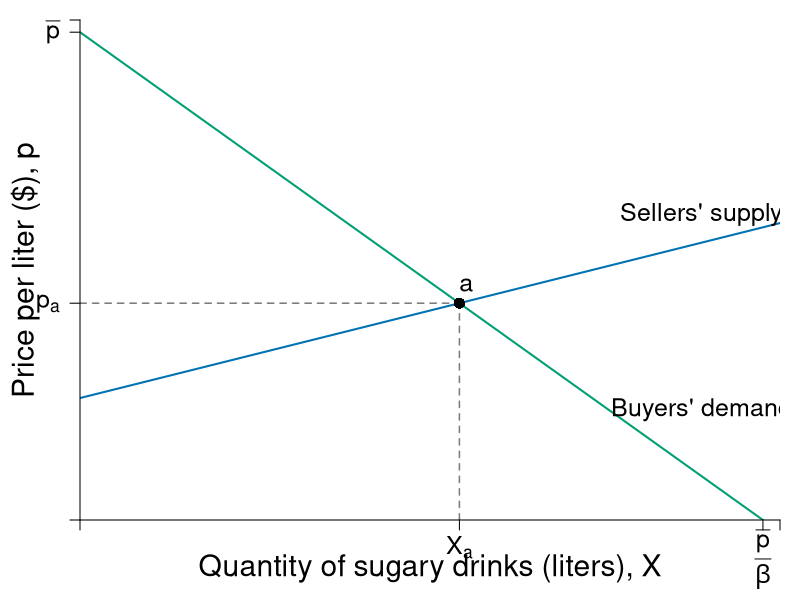

Write the R code that produced this figure.
require(shape)
library(tidyverse)
pdf(file = "firmmarketsupply/sugar_tax_efficiency_nosurplus.pdf", width = 9, height = 7)

#Set parameters for graphics
axislabelsize <- 1.8
labelsize <- 1.5
namesize <- 1.8
annotatesize <- 1.5
graphlinewidth <- 2
segmentlinewidth <- 1.5

COL <- c("#7fc97f", "#beaed4", "#fdc086", "#ffff99", "#386cb0", "#f0027f", "#bf5b17", "#666666")
COLA <- c("#e0f3db", "#99d8c9","#66c2a4","#41ae76", "#238b45", "#005824")
COLB <- c("#c6dbef", "#4eb3d3", "#2b8cbe", "#0868ac","#084081")
COLC <- c("#fcfbfd", "#efedf5", "#dadaeb", "#bcbddc", "#9e9ac8", "#807dba", "#6a51a3", "#54278f", "#3f007d")
Grays <- gray.colors(25, start = 1, end = 0)
CBCols <- c("#009E73","#0072B2","#E69F00")

par(mar =  c(4, 4, 1, 1))

mrsA <- function(x, rmax = 20, xmax = 10) {
  rmax - (rmax/xmax)*x
}

uA <- function(x, y, rmax = 20, xmax = 10) {
  y + rmax*x - (1/2)(rmax/xmax)*x^2
}

Qs <- function(x, slope = 0.7, tax = 0){
  slope*x + 5 + tax
}

Qs_tax<- function(x, slope = 0.7, tax = 3.5){
  slope*x + 5 + tax
}

xlims <- c(0, 10.25)
ylims <- c(0, 20.5)

npts <- 501 
x <- seq(xlims[1], xlims[2], length.out = npts)
y <- seq(ylims[1], ylims[2], length.out = npts) 
a <- c(46.08, 55, 64)
b <- c(46.08, 55, 64)

#Equilibrium intersections
eq1 <- uniroot(function(x)  mrsA(x) - Qs(x)  , c(.01,10), tol=1e-8)   
eq2 <- uniroot(function(x)  mrsA(x) - Qs_tax(x)  , c(.01,10), tol=1e-8) 
xpre <- as.numeric(eq1[1])
xpost <- as.numeric(eq2[1])

plot(0, 0, xlim = xlims, ylim = ylims, type = "n",
     xlab = expression(paste("")),
     ylab = expression(paste("")), 
     xaxt = "n", 
     yaxt = "n", 
     cex.lab = axislabelsize, 
     bty = "n",
     xaxs = "i", 
     yaxs = "i")


ticksy <- c(0, NA,  Qs(xpre), NA, 20, ylims[2])
ylabels <- c(NA, NA, expression(paste(p[a])), NA, expression(paste(bar(p) )), NA)
ticksx <- c(0, NA, xpre, 10, xlims[2])
xlabels <- c(NA, NA, expression(paste(X[a])), expression(paste(frac(bar(p), beta ) )), NA)


npts <- 500 
xx1 <- seq(xlims[1], xlims[2], length.out = npts)

# Tax Rev 
#xpoly1 <- c(0, xpost, xpost, 0)
#ypoly1 <- c(Qs(xpost), Qs(xpost), Qs_tax(xpost), Qs_tax(xpost))
#polygon(x = xpoly1, y = ypoly1, col = COL[3], density=NULL, border = NA)

# DWL of PS
#xpoly <- c(0, 0, xpre)
#ypoly <- c(Qs(xpost), Qs(xpre), Qs(xpre))
#polygon(x = xpoly, y = ypoly, col = COL[2], density=NULL, border = NA)


# DWL of CS
#xpoly2 <- c(xpost, xpre, xpost) 
#ypoly2 <- c(Qs(xpre), Qs(xpre), Qs_tax(xpost)) 
#polygon(x = xpoly2, y = ypoly2, col = COL[4], density=NULL, border = NA)

# CS 
# xpoly3 <- c(0, 0, xpre)
# ypoly3 <- c(Qs(xpre), mrsA(0), Qs(xpre))
# polygon(x = xpoly3, y = ypoly3, col = COLA[1], density=NULL, border = NA)

# PS
# xpoly4 <- c(0, 0, xpre, 0)
# ypoly4 <- c(Qs(xpre), Qs(0), Qs(xpre), Qs(xpre))
# polygon(x = xpoly4, y = ypoly4, col = COLB[1], density=NULL, border = NA)

# text(2, 7.5, expression(paste("Economic profit")), xpd = TRUE, cex = labelsize)
# text(2, 11.5, expression(paste("Consumer surplus")), xpd = TRUE, cex = labelsize) 
# 

#Lines for mrs graph
lines(xx1, mrsA(xx1), col = CBCols[1], lwd = graphlinewidth)

lines(xx1, Qs(xx1), col = CBCols[2], lwd = graphlinewidth)
#lines(xx1, Qs_tax(xx1), col = COLB[5], lwd = graphlinewidth)

# Prices
##Price with tax
#segments(0, Qs_tax(xpost), xpost, Qs_tax(xpost), lty = 2, col = "gray" , lwd = segmentlinewidth) 
##Price pre-tax
segments(0, Qs(xpre), xpre, Qs(xpre), lty = 2, col = Grays[20] , lwd = segmentlinewidth)

# Vert Seg from Q 
#segments(xpost, 0, xpost, Qs_tax(xpost), lty = 2, col = "gray" , lwd = segmentlinewidth)

segments(xpre, 0, xpre, Qs(xpre), lty = 2, col = Grays[20]  , lwd = segmentlinewidth)

# Horizontal to PS
#segments(0, Qs(xpost), xpost, Qs(xpost), lty = 2, col = "gray" , lwd = segmentlinewidth)

#Label axes
#mtext(expression(paste("Quantity of sugary drinks (liters), ", X)), side=1, line = 2.5, cex = axislabelsize)
text(0.5*xlims[2], -2, expression(paste("Quantity of sugary drinks (liters), ", X)), xpd = TRUE, cex = axislabelsize) 
text(-0.8, 0.5*ylims[2], expression(paste("Price per liter ($), ", p)), xpd = TRUE, cex = axislabelsize, srt = 90) 

#Label a
#points(xpost, Qs_tax(xpost), pch = 16, col = "black", cex = 1.5)
#text(xpost, Qs_tax(xpost) + 0.75, expression(b), cex = annotatesize)

#Label b
points(xpre, Qs(xpre), pch = 16, col = "black", cex = 1.5)
text(xpre + 0.1, Qs(xpre) + 0.75, expression(a), cex = annotatesize)

#Label c
#points(xpost, Qs(xpost), pch = 16, col = "black", cex = 1.5)
#text(xpost + 0.2, Qs(xpost) - 0.3, expression(d), cex = annotatesize)

#Label d
#points(xpost, Qs(xpre) , pch = 16, col = "black", cex = 1.5)
#text(xpost + 0.2, Qs(xpre) + 0.3, expression(c), cex = annotatesize)

#segments(4.11765, 6.17647, 5.88, 8.88, lty = 1, col = COL[2] , lwd = graphlinewidth)
#text(8.5, 14, expression(paste("Supply with tax, ", tau)), cex = labelsize)
#text(8.5, 14, expression(paste(p(x) == (c + tau) + x)), cex = labelsize)
#text(8.5, 7.8, expression(paste("Pre-tax supply, ", p(x) == c + x)), cex = labelsize)
text(9.1, 12.5, expression(paste("Sellers' supply")), cex = labelsize)

#Label mrs function
text(9.1, 4.5, expression(paste("Buyers' demand")), cex = labelsize)
#Arrows(6, 8.7, 6, 10.9, col = "black", lty = 1, lwd = 2, arr.type = "triangle", arr.lwd = 0.2, code = 3)
#text(6.6, 9.95, expression(paste("Tax" == tau)), cex = labelsize)

# Label CS
#text(1.2, 14, expression(paste("Consumer Surplus")))
axis(1, at = ticksx, pos = 0, labels = FALSE)
text(x = ticksx, par("usr")[3] - 0.4, labels = xlabels, srt = 0, pos = 1, xpd = TRUE, cex = labelsize)
axis(2, at = ticksy, pos = 0, labels = ylabels, las = 1, cex.axis = labelsize)


dev.off()
